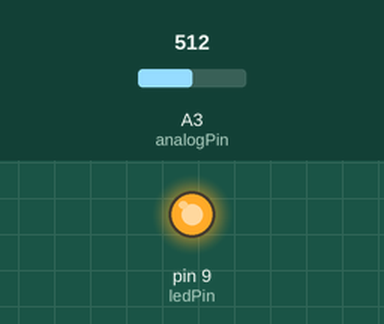
This sketch was run on a simulated Arduino Uno, built with avr-gcc and run on an emulated ATmega328P. Shown: output pins drawn as LEDs (lit = HIGH). The inputs (shaded band) are chosen by the test bench; at power-on: A3 (analogPin) = 512.

Above: at 1.2 s.
1.3 s: A3 (analogPin) set to 122
At 2.0 s:
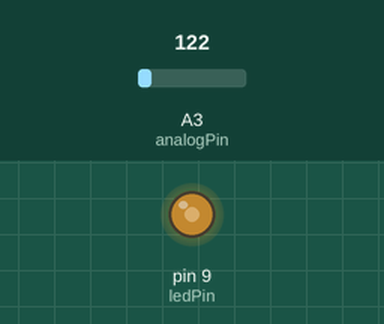
2.8 s: A3 (analogPin) set to 0
At 3.1 s:
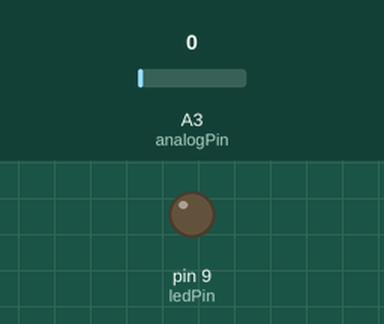
4.3 s: A3 (analogPin) set to 306
At 5.5 s:
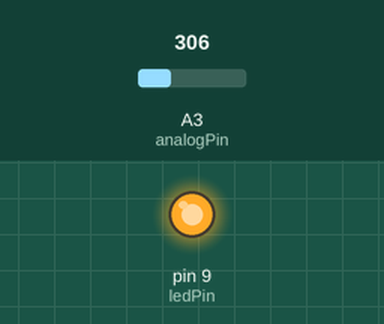
Timing chart, 0 to 7.3 s (numbered marks = the images above; inputs shaded):
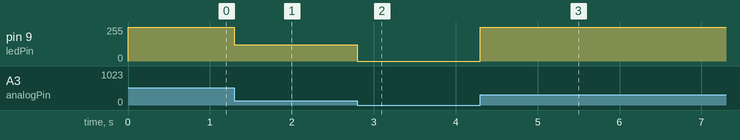

Measured:
- after the input at 1.3 s, pin 9 (ledPin): 255/255 → 122/255 at once
- after the input at 2.8 s, pin 9 (ledPin): 122/255 → 0/255 at once
- after the input at 4.3 s, pin 9 (ledPin): 0/255 → 255/255 at once

The sketch:

PWM.ino
```cpp
int ledPin = 9;      // LED connected to digital pin 9
int analogPin = 3;   // potentiometer connected to analog pin 3
int val = 0;         // variable to store the read value

void setup()
{
  pinMode(ledPin, OUTPUT);   // sets the pin as output
}

void loop()
{
  val = analogRead(analogPin);   // read the input pin
  analogWrite(ledPin, val);  // analogRead values go from 0 to 1023, analogWrite values from 0 to 255
}
```
